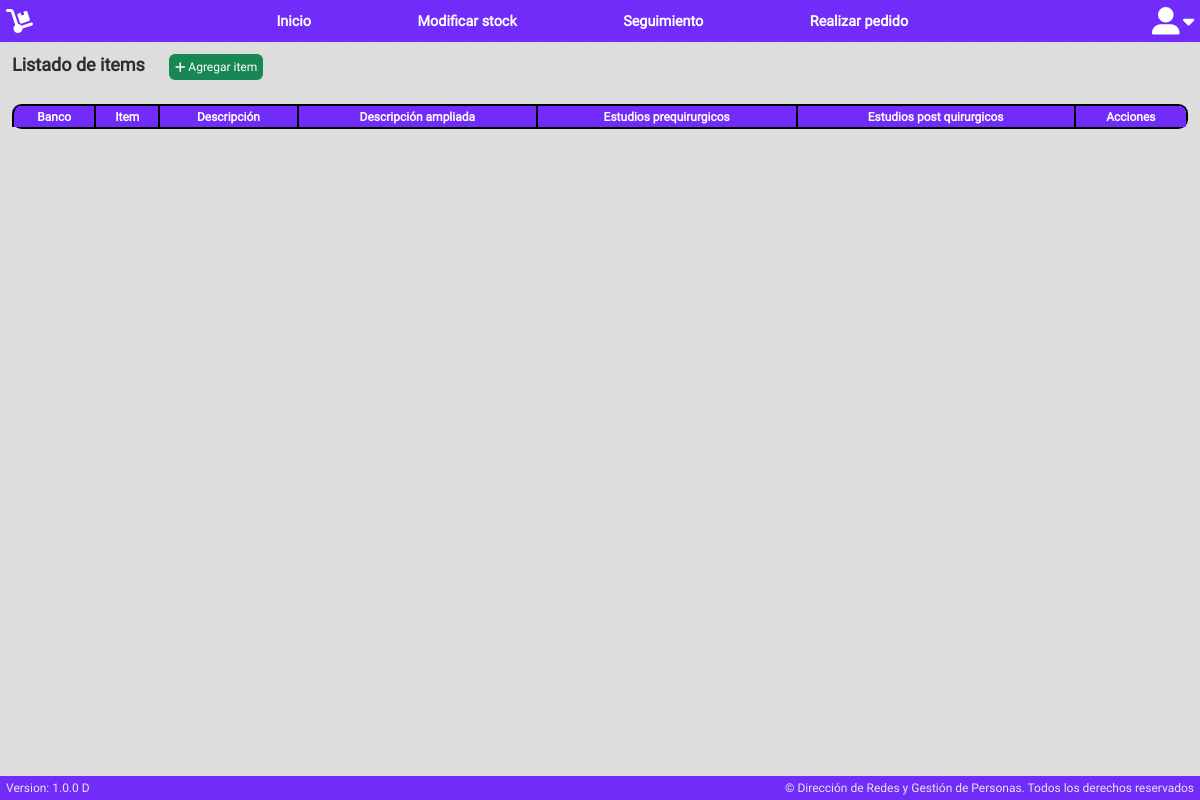
/public/layouts/realizarPedido (signed in), run on an earlier commit of the app's database.
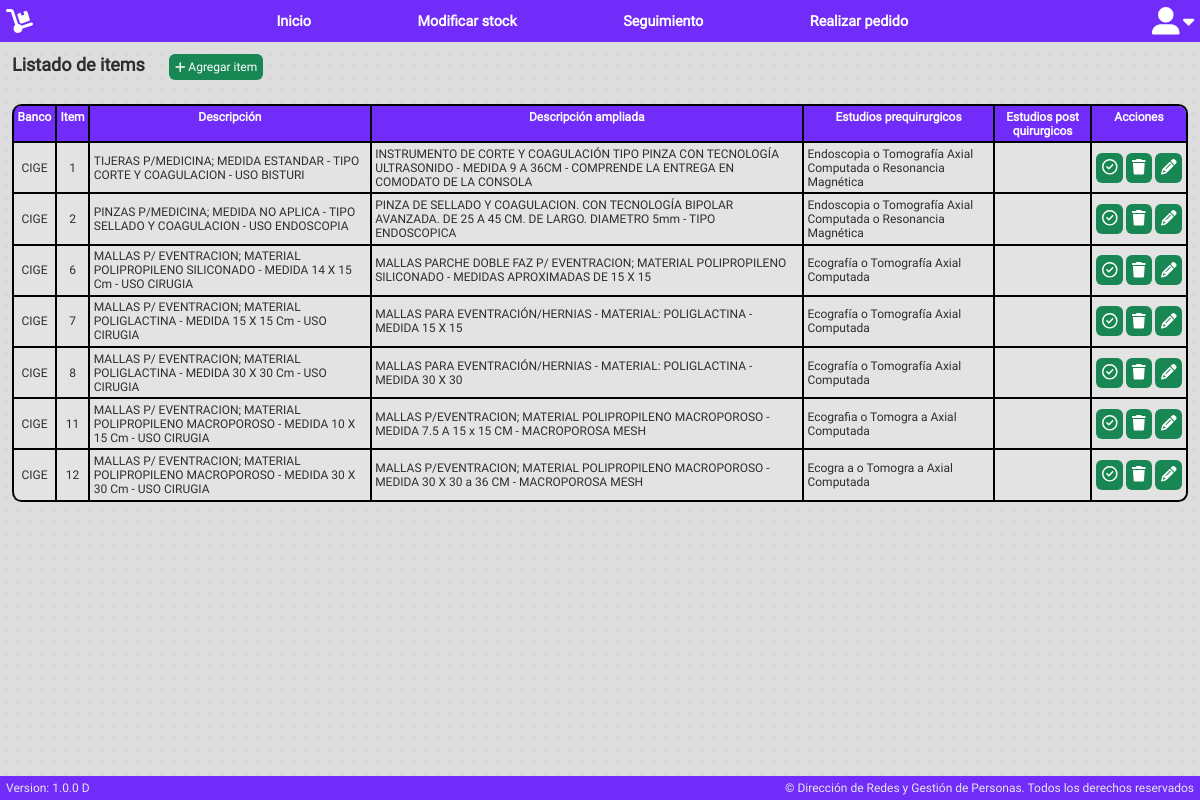
And on a later commit of the database.
### tables this page shows
CREATE TABLE `itemssolicitables` (
  `id` int(11) NOT NULL,
  `banco` varchar(255) NOT NULL,
  `item` varchar(255) DEFAULT NULL,
  `descripcion` longtext NOT NULL,
  `descripcionAmpliada` longtext NOT NULL,
  `estPre` varchar(255) NOT NULL,
  `estPos` varchar(255) NOT NULL,
  `estado` varchar(255) NOT NULL
);

### app/db/user.php (called while the page is built, shortened)
<?php
require_once 'db.php';
class User extends DB
{
    private $tipo_usuario;
    public function setUser($user)
    {
        $query = $this->connect()->prepare('SELECT nombre, apellido, password, cargo, tipo_usuario, dni, username, banco, matricula FROM users WHERE username = :user');
        $query->execute(['user' => $user]);
        if ($query->rowCount()) {
            $result = $query->fetch(PDO::FETCH_ASSOC);
            $this->tipo_usuario = $result['tipo_usuario'];
        }
    }
    public function getTipo_usuario() {
        return $this->tipo_usuario;
    }
}

### app/db/db.php (called while the page is built)
<?php
class DB
{
    private $host;
    private $db;
    private $user;
    private $password;
    private $charset;
    public function __construct()
    {
        $this->host     = 'localhost';
        $this->db       = 'banco';
        $this->user     = 'root';
        $this->password = 'root';
        $this->charset  = 'utf8mb4';
    }
    function connect()
    {
        try {
            $connection = "mysql:host=" . $this->host . ";dbname=" . $this->db . ";charset=" . $this->charset;
            $options = [
                PDO::ATTR_ERRMODE => PDO::ERRMODE_EXCEPTION,
                PDO::ATTR_EMULATE_PREPARES => false,
            ];
            $pdo = new PDO($connection, $this->user, $this->password, $options);
            return $pdo;
        } catch (PDOException $e) {
            print_r('Error connection: ' . $e->getMessage());
        }
    }
}

### public/layouts/realizar/admi.php (the view, shortened to what this page needs)
<div class="tabla">
		<div style="display: flex; flex-direction: row;">
			<h1>Listado de items</h1>
			<button class="btn-verde" style="margin-left: 2vw; margin-bottom: 2vw;" onclick="itemAdd()"><i class="fa-solid fa-plus"></i> Agregar item</button>
		</div>
		<?php
		try {
			$stmt = $pdo->prepare("SELECT i.id, i.banco, i.item, i.descripcion, i.descripcionAmpliada, i.estPre, i.estPos, i.estado
			FROM itemssolicitables AS i
			WHERE i.estado <> 'del'
			ORDER BY i.banco, CAST(i.item AS SIGNED);
			");
			$stmt->execute();
			echo '<table>';
			echo '<thead>';
			echo '<tr>';
			echo '<th style="text-align: center;">Banco</th>';
			echo '<th style="text-align: center;">Item</th>';
			echo '<th style="text-align: center;">Descripción</th>';
			echo '<th style="text-align: center;">Descripción ampliada</th>';
			echo '<th style="text-align: center;">Estudios prequirurgicos</th>';
			echo '<th style="text-align: center;">Estudios post quirurgicos</th>';
			echo '<th style="text-align: center;">Acciones</th>';
			echo '</tr>';
			echo '</thead>';
			echo '<tbody>';
			while ($row = $stmt->fetch(PDO::FETCH_ASSOC)) {
				$id = $row['id'];
				$banco = $row['banco'];
				$item = $row['item'];
				$descripcion = $row['descripcion'];
				$descripcionAmpliada = $row['descripcionAmpliada'];
				$estPre = $row['estPre'];
				$estPos = $row['estPos'];
				$estado = $row['estado'];
				echo '<tr style="min-height: 3vw; height: 3vw;">';
				echo '<td style="text-align: center; vertical-align: middle;">' . $banco . '</td>';
				echo '<td style="text-align: center; vertical-align: middle;">' . $item . '</td>';
				echo '<td style="vertical-align: middle;">' . $descripcion . '</td>';
				echo '<td style="vertical-align: middle;">' . $descripcionAmpliada . '</td>';
				echo '<td style="vertical-align: middle;">' . $estPre . '</td>';
				echo '<td style="text-align: center; vertical-align: middle;">' . $estPos . '</td>';
				if ($estado == "act") {
					echo '<td style="vertical-align: middle; width: 8vw; text-align-last: justify;">
						<a class="btn-verde actionButton" style="font-size: 1.3vw;" href="/Banco/app/solicitable/disable?id=' . $id . '" title="Deshabilitar item"><i class="fa-regular fa-circle-check"></i></i></a>
						<a class="btn-verde actionButton" style="font-size: 1.3vw;" href="/Banco/app/solicitable/delete?id=' . $id . '" title="Eliminar item"><i class="fa-solid fa-trash"></i></a>
						<a class="btn-verde actionButton" style="font-size: 1.3vw;" href="/Banco/app/solicitable/modificar?id=' . $id . '" title="Modificar este item"><i class="fa-solid fa-pencil"></i></a>
							</td>';
				} else if ($estado == "des") {
					echo '<td style="vertical-align: middle; width: 8vw; text-align-last: justify;">
						<a class="btn-rojo actionButton" style="font-size: 1.3vw;" href="/Banco/app/solicitable/enable?id=' . $id . '" title="Habilitar item"><i class="fa-regular fa-circle-xmark"></i></a>
						<a class="btn-rojo actionButton" style="font-size: 1.3vw;" href="/Banco/app/solicitable/delete?id=' . $id . '" title="Eliminar item (no deberá haber stock disponible)"><i class="fa-solid fa-trash"></i></a>
						<a class="btn-rojo actionButton" style="font-size: 1.3vw;" href="/Banco/app/solicitable/modificar?id=' . $id . '" title="Modificar este item"><i class="fa-solid fa-pencil"></i></a>
					</td>';
				}
				echo '</tr>';
			}
			echo '</tbody>';
			echo '</table>';
		} catch (PDOException $e) {
			echo 'Error: ' . $e->getMessage();
		}
		?>
	</div>

### public/layouts/bases/header.php (shortened to what this page needs)
<!DOCTYPE html>
<html lang="es-AR">
<head>
    <link rel="stylesheet" href="/Banco/public/css/header.css">
    <link rel="stylesheet" href="/Banco/public/css/base.css">
</head>
<body>
    <header>
        <div class="logo">
            <a href="/Banco/"><i class="fa-solid fa-dolly"></i></a>
        </div>
        <div class="links">
            <a href="/Banco/">Inicio</a>
            <a href="/Banco/public/layouts/modificarStock">Modificar stock</a>
            <a href="/Banco/public/layouts/seguimientoSolicitudes">Seguimiento</a>
            <a href="/Banco/public/layouts/realizarPedido">Realizar pedido</a>
        </div>
        <button class="perfil" id="perfilButton" style="cursor: pointer;">
            <i class="fa-solid fa-user-large iconoPerfil"></i>
            <div class="arrow" id="arrow">
                <i id="iconoFlecha" class="fa-solid fa-caret-down iconoFlecha"></i>
            </div>
        </button>
    </header>

### public/layouts/realizarPedido.php (shortened to what this page needs)
<?php
require_once '../../app/db/user.php';
require_once '../../app/db/db.php';
$user = new User();
$userSession = new UserSession();
$currentUser = $userSession->getCurrentUser();
$user->setUser($currentUser);
$db = new DB();
$pdo = $db->connect();
?>
<?php include_once 'bases/header.php'; ?>
<link rel="stylesheet" href="/Banco/public/css/realizarPedido.css">
<link rel="stylesheet" href="/Banco/public/css/table.css">
<article style="padding: 1vw">
	<?php
	if ($user->getTipo_usuario() != "Cirujano") {
		include_once "realizar/admi.php";
	} elseif ($user->getTipo_usuario() == "Cirujano") {
		include_once "realizar/ciruja.php";
	}
	?>
</article>
<?php include_once 'bases/footer.php'; ?>
</body>
</html>

### public/layouts/bases/footer.php
<footer>
	<p>Version: 1.0.0 D</p>
	<p>&copy; Dirección de Redes y Gestión de Personas. Todos los derechos reservados</p>
</footer>

### public/css/header.css (style rules this page uses)
* { margin: 0; padding: 0; box-sizing: border-box; font-family: "Roboto", sans-serif; }
html { height: 100%; width: 100%; }
body { height: 100%; width: 100%; margin: 0; background-color: #dddddd; background-image: radial-gradient(#cfcfcfd4 0.1vw, transparent 0); background-size: 1vw 1vw; background-position: -19vw -19vw; }
header { display: flex; z-index: 100; flex-direction: row; flex-wrap: wrap; align-content: center; justify-content: space-between; align-items: center; background-color: var(--color2); padding: 0.5vw; height: 3.5vw; width: 100%; position: sticky; top: 0; }
header .logo svg { font-size: 2vw; color: #fff; }
header .links { display: flex; flex-direction: row; flex-wrap: wrap; align-content: center; justify-content: space-evenly; align-items: center; width: 70vw; }
header .links a { text-decoration: none; font-weight: 600; font-size: 1.2vw; color: #fff; border-radius: 0.5vw; transition: 0.5s ease-in-out; background-color: var(--color2); padding: 0.2vw; }
header .perfil { display: flex; background: none; border: none; align-items: center; }
header .perfil .iconoPerfil { color: #fff; font-size: 2.3vw; }
header .perfil .arrow { display: flex; align-items: flex-end; margin-left: 0.3vw; }
header .perfil .arrow .iconoFlecha { color: #fff; font-size: 1.5vw; }
#arrow { transition: transform .2s ease-in-out; }
footer { background-color: var(--color2); display: flex; flex-direction: row; flex-wrap: nowrap; justify-content: space-between; align-items: center; padding: 0.5vw; font-size: 1vw; height: 2vw; width: 100%; position: sticky; bottom: 0; color: #e6e6e6; }

### public/css/base.css (style rules this page uses)
:root { --color1: #5a24c7; --color2: #712cf9; --color3: #491da1; --color4: #37167a; --color5: #1b0b3b; }
article { padding: 1vw; width: 100%; min-height: calc(100% - 5.5vw); display: flex; flex-direction: column; color: #2e2e2e; font-size: 1vw; }
.btn-verde { color: #fff; background-color: #198754; border: #198754; padding: 0.5vw; border-radius: 0.5vw; font-size: 1vw; cursor: pointer; transition: all 0.15s ease-in-out; }

### public/css/realizarPedido.css (style rules this page uses)
article { padding: 2vw 0 5vw 0; }

### public/css/table.css (style rules this page uses)
table { border: 0.2vw solid #000; border-collapse: separate; border-left: 0; border-radius: 0.8vw; border-spacing: 0px; width: 100%; font-size: 1vw; }
thead { display: table-header-group; vertical-align: middle; border-color: inherit; border-collapse: separate; background-color: var(--color2); border-radius: 0.8vw; color: #fff; }
tr { display: table-row; vertical-align: inherit; border-color: inherit; }
th, td { padding: 0.3vw; text-align: left; vertical-align: top; border-left: 0.2vw solid #000; }
td { border-top: 0.2vw solid #000; background-color: #e3e3e3; }
thead:first-child tr:first-child th:first-child, tbody:first-child tr:first-child td:first-child { border-radius: 0.7vw 0 0 0; }
thead:last-child tr:last-child th:first-child, tbody:last-child tr:last-child td:first-child { border-radius: 0 0 0 0.7vw; }
thead tr th:last-child { border-radius: 0 0.6vw 0 0; }
table tr:last-child td:last-child { border-radius: 0 0 0.7vw 0; }

What changed in the data, as far as the page shows it:
added itemssolicitables: banco "CIGE", item "1", descripcion "TIJERAS P/MEDICINA; MEDIDA ESTANDAR - TIPO CORTE Y COAGULACION - USO BISTURI", descripcionAmpliada "INSTRUMENTO DE CORTE Y COAGULACIÓN TIPO PINZA CON TECNOLOGÍA ULTRASONIDO - MEDIDA 9 A 36CM - COMPRENDE LA ENTREGA EN COMODATO DE LA CONSOLA", estPre "Endoscopia o Tomografía Axial Computada o Resonancia Magnética"
added itemssolicitables: banco "CIGE", item "2", descripcion "PINZAS P/MEDICINA; MEDIDA NO APLICA - TIPO SELLADO Y COAGULACION - USO ENDOSCOPIA", descripcionAmpliada "PINZA DE SELLADO Y COAGULACION. CON TECNOLOGÍA BIPOLAR AVANZADA. DE 25 A 45 CM. DE LARGO. DIAMETRO 5mm - TIPO ENDOSCOPICA", estPre "Endoscopia o Tomografía Axial Computada o Resonancia Magnética"
added itemssolicitables: banco "CIGE", item "6", descripcion "MALLAS P/ EVENTRACION; MATERIAL POLIPROPILENO SILICONADO - MEDIDA 14 X 15 Cm - USO CIRUGIA", descripcionAmpliada "MALLAS PARCHE DOBLE FAZ P/ EVENTRACION; MATERIAL POLIPROPILENO SILICONADO - MEDIDAS APROXIMADAS DE 15 X 15", estPre "Ecografía o Tomografía Axial Computada"
added itemssolicitables: banco "CIGE", item "7", descripcion "MALLAS P/ EVENTRACION; MATERIAL POLIGLACTINA - MEDIDA 15 X 15 Cm - USO CIRUGIA", descripcionAmpliada "MALLAS PARA EVENTRACIÓN/HERNIAS - MATERIAL: POLIGLACTINA - MEDIDA 15 X 15", estPre "Ecografía o Tomografía Axial Computada"
added itemssolicitables: banco "CIGE", item "8", descripcion "MALLAS P/ EVENTRACION; MATERIAL POLIGLACTINA - MEDIDA 30 X 30 Cm - USO CIRUGIA", descripcionAmpliada "MALLAS PARA EVENTRACIÓN/HERNIAS - MATERIAL: POLIGLACTINA - MEDIDA 30 X 30", estPre "Ecografía o Tomografía Axial Computada"
added itemssolicitables: banco "CIGE", item "11", descripcion "MALLAS P/ EVENTRACION; MATERIAL POLIPROPILENO MACROPOROSO - MEDIDA 10 X 15 Cm - USO CIRUGIA", descripcionAmpliada "MALLAS P/EVENTRACION; MATERIAL POLIPROPILENO MACROPOROSO - MEDIDA 7.5 A 15 x 15 CM - MACROPOROSA MESH", estPre "Ecografia o Tomogra a Axial Computada"
added itemssolicitables: banco "CIGE", item "12", descripcion "MALLAS P/ EVENTRACION; MATERIAL POLIPROPILENO MACROPOROSO - MEDIDA 30 X 30 Cm - USO CIRUGIA", descripcionAmpliada "MALLAS P/EVENTRACION; MATERIAL POLIPROPILENO MACROPOROSO - MEDIDA 30 X 30 a 36 CM - MACROPOROSA MESH", estPre "Ecogra a o Tomogra a Axial Computada"
